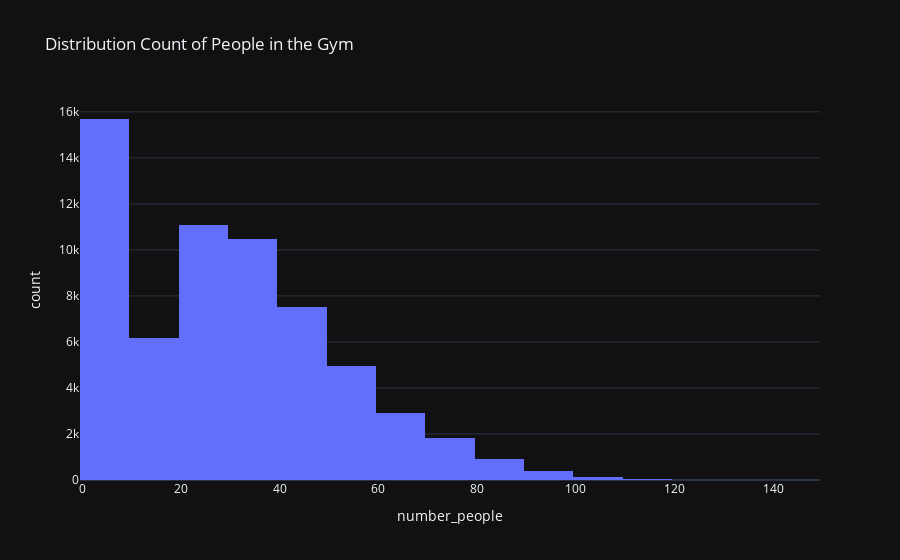

The notebook cell this image was saved under:
### Code cell
fig = px.histogram(data_frame=df, x='number_people', nbins=20,
                   title='Distribution Count of People in the Gym')
fig.show()

### Figure 1 — Plotly figure (JSON) as saved in the notebook; plotly's stock layout.template omitted (floating-point values rounded to 4 significant figures; data arrays with more than 128 entries replaced by an {"elided": "..."} marker saying what was removed)
{"data": [{"alignmentgroup": "True", "bingroup": "x", "hovertemplate": "number_people=%{x}<br>count=%{y}<extra></extra>", "legendgroup": "", "marker": {"color": "#636efa", "pattern": {"shape": ""}}, "name": "", "nbinsx": 20, "offsetgroup": "", "orientation": "v", "showlegend": false, "x": {"elided": "62184 int values"}, "xaxis": "x", "yaxis": "y", "type": "histogram"}], "layout": {"xaxis": {"anchor": "y", "domain": [0.0, 1.0], "title": {"text": "number_people"}}, "yaxis": {"anchor": "x", "domain": [0.0, 1.0], "title": {"text": "count"}}, "legend": {"tracegroupgap": 0}, "title": {"text": "Distribution Count of People in the Gym"}, "barmode": "relative"}}
